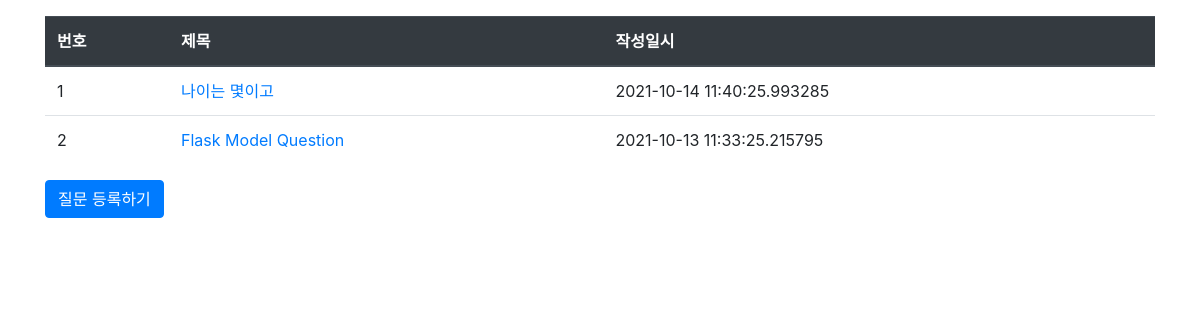
Page /question/list/ on the committed database.
### pybo/models.py (models this page shows)
class Question(db.Model):
    id = db.Column(db.Integer, primary_key=True)
    subject = db.Column(db.String(200), nullable=False)
    content = db.Column(db.Text(), nullable=False)
    create_date = db.Column(db.DateTime(), nullable=False)

### pybo/views/question_views.py (the view)
@bp.route('/list/')
def _list():
    question_list = Question.query.order_by(Question.create_date.desc())
    return render_template('question/question_list.html', question_list=question_list)

### pybo/templates/question/question_list.html
{% extends 'base.html' %}
{% block content %}
<div class="container my-3">
    <table class="table">
        <thead>
        <tr class="thead-dark">
            <th>번호</th>
            <th>제목</th>
            <th>작성일시</th>
        </tr>
        </thead>
        <tbody>
        {% if question_list %}
        {% for question in question_list %}
        <tr>
            <td>{{ loop.index }}</td>
            <td>
                <a href="{{ url_for('question.detail', question_id=question.id) }}">{{ question.subject }}</a>
            </td>
            <td>{{ question.create_date }}</td>
        </tr>
        {% endfor %}
        {% else %}
        <tr>
            <td colspan="3">질문이 없습니다.</td>
        </tr>
        {% endif %}
        </tbody>
    </table>
    <a href="{{ url_for('question.create') }}" class="btn btn-primary">질문 등록하기</a>
</div>
{% endblock %}

### rows in the picture
Question: subject "나이는 몇이고", create_date "2021-10-14 11:40:25.993285"
Question: subject "Flask Model Question", create_date "2021-10-13 11:33:25.215795"
